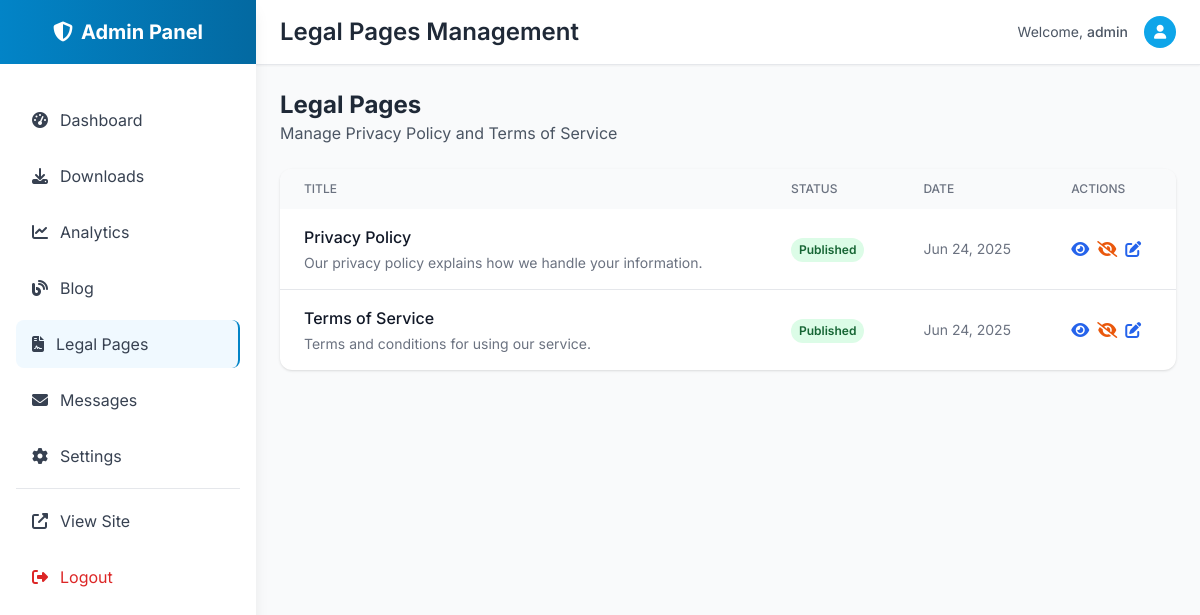
The page /admin/legal (signed in) on the database its author committed.
### utils.py (models this page shows)
class LegalPage(db.Model):
    __tablename__ = 'legal_pages'
    id = Column(Integer, primary_key=True)
    title = Column(String(200), nullable=False)
    slug = Column(String(200), nullable=False, unique=True)
    content = Column(db.Text, nullable=False)  # Processed HTML
    raw_content = Column(db.Text, nullable=False)  # Original markdown
    excerpt = Column(String(300))
    thumbnail_data = Column(db.LargeBinary)
    thumbnail_mime_type = Column(String(100))
    thumbnail_style = Column(String(20), default='cover')
    thumbnail_height = Column(Integer, default=192)
    published = Column(db.Boolean, default=False)
    created_at = Column(DateTime, default=datetime.utcnow)
    updated_at = Column(DateTime, default=datetime.utcnow, onupdate=datetime.utcnow)

### admin.py (the view, shortened to what this page needs)
@app.route('/admin/legal')
@admin_required
def admin_legal():
    privacy = LegalPage.query.filter_by(slug='privacy-policy').first()
    terms = LegalPage.query.filter_by(slug='terms-of-service').first()
    db.session.commit()
    legal_pages = [privacy, terms]
    return render_template('admin/legal.html', legal_pages=legal_pages)

### admin.py (called while the page is built)
def admin_required(f):
    @wraps(f)
    def decorated_function(*args, **kwargs):
        if not session.get('admin_logged_in'):
            return redirect(url_for('admin_login'))
        return f(*args, **kwargs)
    return decorated_function

### templates/admin/legal.html (shortened to what this page needs)
{% extends "admin/base.html" %}
{% block page_title %}Legal Pages Management{% endblock %}
{% block content %}
<div class="flex items-center justify-between mb-6">
    <div>
        <h2 class="text-2xl font-bold text-gray-800">Legal Pages</h2>
        <p class="text-gray-600">Manage Privacy Policy and Terms of Service</p>
    </div>
</div>
<div class="bg-white rounded-xl shadow overflow-hidden">
    {% if legal_pages %}
        <div class="overflow-x-auto">
            <table class="w-full">
                <thead class="bg-gray-50">
                    <tr>
                        <th class="px-6 py-3 text-left text-xs font-medium text-gray-500 uppercase">Title</th>
                        <th class="px-6 py-3 text-left text-xs font-medium text-gray-500 uppercase">Status</th>
                        <th class="px-6 py-3 text-left text-xs font-medium text-gray-500 uppercase">Date</th>
                        <th class="px-6 py-3 text-left text-xs font-medium text-gray-500 uppercase">Actions</th>
                    </tr>
                </thead>
                <tbody class="divide-y divide-gray-200">
                    {% for legal_page in legal_pages %}
                    <tr class="hover:bg-gray-50">
                        <td class="px-6 py-4">
                            <div>
                                <h3 class="font-medium text-gray-900">{{ legal_page.title }}</h3>
                                {% if legal_page.excerpt %}
                                <p class="text-sm text-gray-500 mt-1">{{ legal_page.excerpt[:100] }}{% if legal_page.excerpt|length > 100 %}...{% endif %}</p>
                                {% endif %}
                            </div>
                        </td>
                        <td class="px-6 py-4">
                            <span class="inline-flex px-2 py-1 text-xs font-semibold rounded-full
                                {% if legal_page.published %}bg-green-100 text-green-800{% else %}bg-gray-100 text-gray-800{% endif %}">
                                {% if legal_page.published %}Published{% else %}Draft{% endif %}
                            </span>
                        </td>
                        <td class="px-6 py-4 text-sm text-gray-500">
                            {{ legal_page.created_at.strftime('%b %d, %Y') }}
                        </td>
                        <td class="px-6 py-4">
                            <div class="flex items-center space-x-2">
                                {% if legal_page.published %}
                                <a href="{{ url_for('legal_detail', slug=legal_page.slug) }}" target="_blank"
                                   class="text-blue-600 hover:text-blue-800" title="View">
                                    <i class="fas fa-eye"></i>
                                </a>
                                {% endif %}
                                <button onclick="togglePublish({{ legal_page.id }}, {{ legal_page.published|lower }})"
                                        class="{% if legal_page.published %}text-orange-600 hover:text-orange-800{% else %}text-green-600 hover:text-green-800{% endif %}"
                                        title="{% if legal_page.published %}Unpublish{% else %}Publish{% endif %}">
                                    <i class="fas {% if legal_page.published %}fa-eye-slash{% else %}fa-eye{% endif %}"></i>
                                </button>
                                <a href="{{ url_for('admin_legal_edit', legal_id=legal_page.id) }}"
                                   class="text-blue-600 hover:text-blue-800" title="Edit">
                                    <i class="fas fa-edit"></i>
                                </a>
                            </div>
                        </td>
                    </tr>
                    {% endfor %}
                </tbody>
            </table>
        </div>
    {% endif %}
</div>
{% endblock %}

### rows shown on the page
LegalPage: title "Privacy Policy", excerpt "Our privacy policy explains how we handle your information.", published "Published", created_at "Jun 24, 2025"
LegalPage: title "Terms of Service", excerpt "Terms and conditions for using our service.", published "Published", created_at "Jun 24, 2025"

### other values the page prints
{{ session.admin_username }} "admin"
